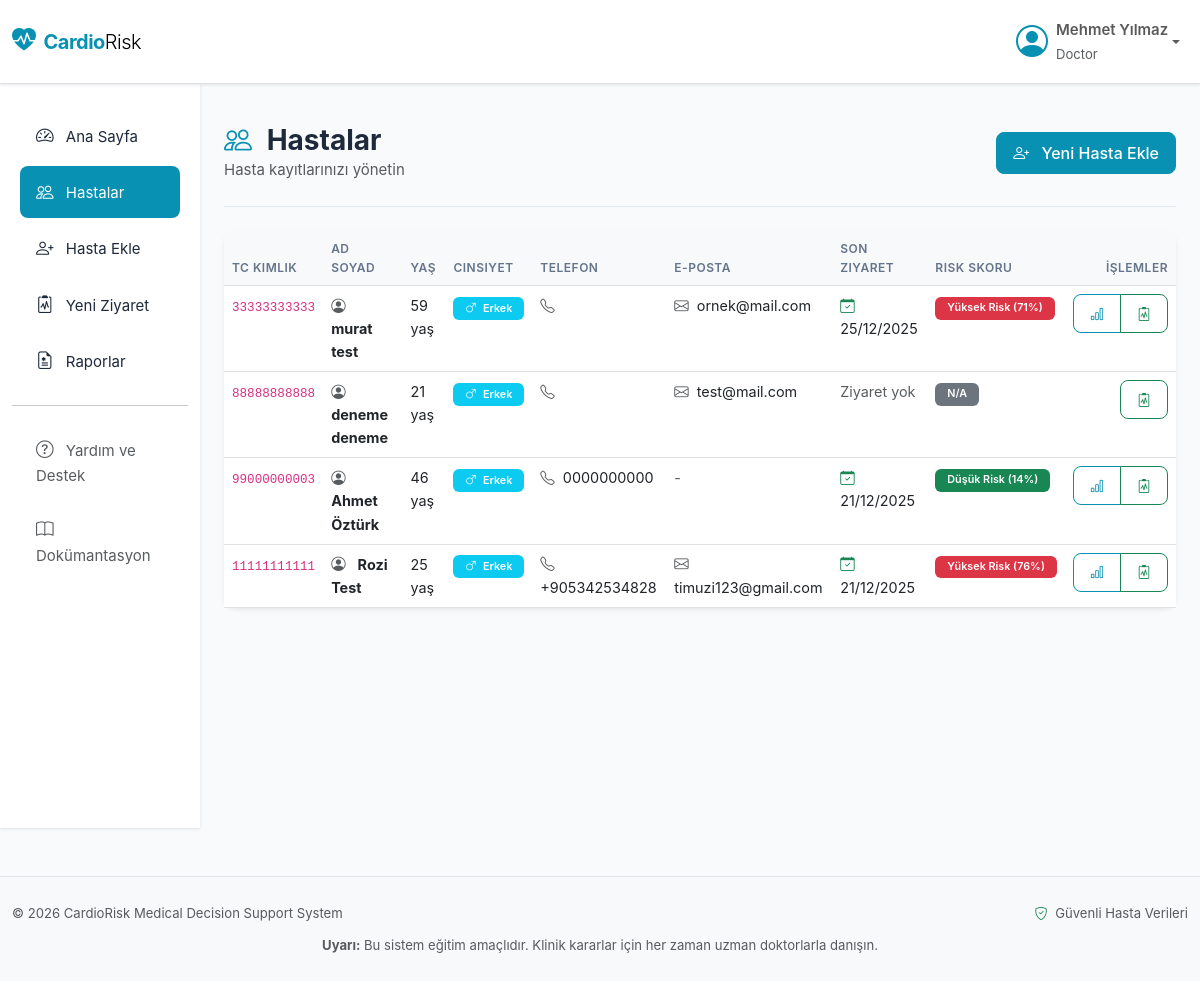
Screenshot of /CardioRisk/modules/patients.php (signed in) with the database file from the repository.
### tables this page shows
CREATE TABLE `patients` (
  `id` int NOT NULL,
  `doctor_id` int NOT NULL,
  `user_id` int DEFAULT NULL,
  `tc_identity` varchar(11) NOT NULL,
  `full_name` varchar(100) NOT NULL,
  `birth_date` date NOT NULL,
  `gender` enum('male','female') NOT NULL,
  `phone` varchar(20) DEFAULT NULL,
  `email` varchar(100) DEFAULT NULL,
  `created_at` timestamp NULL DEFAULT CURRENT_TIMESTAMP,
  `blood_type` varchar(5) DEFAULT NULL,
  `height` int DEFAULT NULL,
  `weight` int DEFAULT NULL,
  `emergency_contact_name` varchar(100) DEFAULT NULL,
  `emergency_contact_phone` varchar(20) DEFAULT NULL,
  `profile_image` varchar(255) DEFAULT NULL
);

### CardioRisk/modules/patients.php (the view, shortened to what this page needs)
<?php
require_once __DIR__ . '/../config/functions.php';
$db = getDB();
$sql = "SELECT
            p.*,
            (SELECT calculated_risk_score
             FROM visits
             WHERE patient_id = p.id
             ORDER BY visit_date DESC LIMIT 1) as latest_risk_score,
            (SELECT visit_date
             FROM visits
             WHERE patient_id = p.id
             ORDER BY visit_date DESC LIMIT 1) as latest_visit_date
        FROM patients p
        ORDER BY p.created_at DESC";
$stmt = $db->prepare($sql);
$stmt->execute();
$patients = $stmt->fetchAll();
include __DIR__ . '/../includes/header.php';
include __DIR__ . '/../includes/sidebar.php';
?>
<div class="page-header py-4">
    <div class="d-flex justify-content-between align-items-center">
        <div>
            <h1 class="h3 mb-0 fw-bold">
                <i class="bi bi-people text-primary me-2"></i>
                Hastalar
            </h1>
            <p class="text-muted mb-0">Hasta kayıtlarınızı yönetin</p>
        </div>
        <div>
            <a href="add_patient.php" class="btn btn-primary">
                <i class="bi bi-person-plus me-2"></i>
                Yeni Hasta Ekle
            </a>
        </div>
    </div>
</div>
<div class="row">
    <div class="col-12">
        <div class="card border-0 shadow-sm">
            <div class="card-body p-0">
                <?php if (count($patients) > 0): ?>
                <div class="table-responsive">
                    <table class="table table-hover mb-0" id="patientsTable">
                        <thead class="table-light">
                            <tr>
                                <th>TC Kimlik</th>
                                <th>Ad Soyad</th>
                                <th>Yaş</th>
                                <th>Cinsiyet</th>
                                <th>Telefon</th>
                                <th>E-posta</th>
                                <th>Son Ziyaret</th>
                                <th>Risk Skoru</th>
                                <th class="text-end">İşlemler</th>
                            </tr>
                        </thead>
                        <tbody>
                            <?php foreach ($patients as $patient): ?>
                            <tr>
                                <td>
                                    <code><?php echo htmlspecialchars($patient['tc_identity']); ?></code>
                                </td>
                                <td>
                                    <i class="bi bi-person-circle text-muted me-2"></i>
                                    <strong><?php echo htmlspecialchars($patient['full_name']); ?></strong>
                                </td>
                                <td>
                                    <?php echo calculateAge($patient['birth_date']); ?> yaş
                                </td>
                                <td>
                                    <span class="badge bg-<?php echo $patient['gender'] === 'male' ? 'info' : 'pink'; ?>">
                                        <i class="bi bi-<?php echo $patient['gender'] === 'male' ? 'gender-male' : 'gender-female'; ?> me-1"></i>
                                        <?php echo $patient['gender'] === 'male' ? 'Erkek' : 'Kadın'; ?>
                                    </span>
                                </td>
                                <td>
                                    <i class="bi bi-telephone text-muted me-1"></i>
                                    <?php echo htmlspecialchars($patient['phone']); ?>
                                </td>
                                <td>
                                    <?php if (!empty($patient['email'])): ?>
                                    <i class="bi bi-envelope text-muted me-1"></i>
                                    <?php echo htmlspecialchars($patient['email']); ?>
                                    <?php else: ?>
                                    <span class="text-muted">-</span>
                                    <?php endif; ?>
                                </td>
                                <td>
                                    <?php if ($patient['latest_visit_date']): ?>
                                        <i class="bi bi-calendar-check text-success me-1"></i>
                                        <?php echo formatDate($patient['latest_visit_date']); ?>
                                    <?php else: ?>
                                        <span class="text-muted">Ziyaret yok</span>
                                    <?php endif; ?>
                                </td>
                                <td>
                                    <?php if ($patient['latest_risk_score'] !== null): ?>
                                        <?php echo getRiskBadge($patient['latest_risk_score']); ?>
                                    <?php else: ?>
                                        <span class="badge bg-secondary">N/A</span>
                                    <?php endif; ?>
                                </td>
                                <td class="text-end">
                                    <div class="btn-group btn-group-sm">
                                        <?php if ($patient['latest_risk_score'] !== null): ?>
                                        <a href="patient_detail.php?id=<?php echo $patient['id']; ?>"
                                           class="btn btn-outline-primary"
                                           title="Analiz Görüntüle">
                                            <i class="bi bi-bar-chart"></i>
                                        </a>
                                        <?php endif; ?>
                                        <a href="new_visit.php?patient_id=<?php echo $patient['id']; ?>"
                                           class="btn btn-outline-success"
                                           title="Yeni Ziyaret">
                                            <i class="bi bi-clipboard2-pulse"></i>
                                        </a>
                                    </div>
                                </td>
                            </tr>
                            <?php endforeach; ?>
                        </tbody>
                    </table>
                </div>
                <?php endif; ?>
            </div>
        </div>
    </div>
</div>
<?php include __DIR__ . '/../includes/footer.php'; ?>

### CardioRisk/config/functions.php (shortened to what this page needs)
<?php
function formatDate($date, $format = 'd/m/Y') {
    try {
        $dateObj = new DateTime($date);
        return $dateObj->format($format);
    } catch (Exception $e) {
        return $date;
    }
}
function calculateAge($birth_date) {
    try {
        $birth = new DateTime($birth_date);
        $today = new DateTime();
        $age = $today->diff($birth)->y;
        return $age;
    } catch (Exception $e) {
        return 0;
    }
}
function getRiskBadge($risk_score) {
    if ($risk_score <= 33) {
        $level = 'Düşük';
        $class = 'success';
    } elseif ($risk_score <= 66) {
        $level = 'Orta';
        $class = 'warning';
    } else {
        $level = 'Yüksek';
        $class = 'danger';
    }
    return "<span class='badge bg-{$class}'>{$level} Risk ({$risk_score}%)</span>";
}
?>

### CardioRisk/assets/css/style.css (style rules this page uses)
:root { --primary: #0891B2; --primary-light: #06B6D4; --primary-dark: #0E7490; --success: #10B981; --warning: #F59E0B; --danger: #EF4444; --info: #3B82F6; --bg-light: #F8FAFC; --bg-white: #FFFFFF; --text-dark: #1E293B; --text-muted: #64748B; --border-color: #E2E8F0; --shadow-sm: 0 1px 2px 0 rgba(0, 0, 0, 0.05); --shadow: 0 1px 3px 0 rgba(0, 0, 0, 0.1); --shadow-md: 0 4px 6px -1px rgba(0, 0, 0, 0.1); --shadow-lg: 0 10px 15px -3px rgba(0, 0, 0, 0.1); }
body { font-family: -apple-system, BlinkMacSystemFont, 'Segoe UI', Roboto, 'Helvetica Neue', Arial, sans-serif; background-color: var(--bg-light); color: var(--text-dark); font-size: 15px; line-height: 1.6; }
.page-header { border-bottom: 1px solid var(--border-color); margin-bottom: 1.5rem; }
.card { border-radius: 0.75rem; transition: transform 0.2s ease, box-shadow 0.2s ease; }
.btn { border-radius: 0.5rem; font-weight: 500; padding: 0.5rem 1rem; transition: all 0.2s ease; }
.btn-primary { background-color: var(--primary); border-color: var(--primary); }
.btn-outline-primary { color: var(--primary); border-color: var(--primary); }
.badge { font-weight: 600; padding: 0.375rem 0.75rem; border-radius: 0.375rem; }
.table { font-size: 0.9rem; }
.table thead th { border-top: none; font-weight: 600; text-transform: uppercase; font-size: 0.75rem; letter-spacing: 0.5px; color: var(--text-muted); }
.text-primary { color: var(--primary) !important; }

### rows the page displays
patients: tc_identity "33333333333", full_name "murat test", birth_date "59", gender "Erkek", email "ornek@mail.com", latest_visit_date "25/12/2025", level "Yüksek", risk_score "71"
patients: tc_identity "88888888888", full_name "deneme deneme", birth_date "21", gender "Erkek", email "test@mail.com", shows "Ziyaret yok", shows "N/A"
patients: tc_identity "99000000003", full_name "Ahmet Öztürk", birth_date "46", gender "Erkek", phone "0000000000", latest_visit_date "21/12/2025", level "Düşük", risk_score "14"
patients: tc_identity "11111111111", full_name "Rozi Test", birth_date "25", gender "Erkek", phone "+905342534828", email "timuzi123@gmail.com", latest_visit_date "21/12/2025", level "Yüksek", risk_score "76"

### other values shown
$userName "Mehmet Yılmaz"
$userRole "Doctor"
$item['title'] "Ana Sayfa"
$item['title'] "Hastalar"
$item['title'] "Hasta Ekle"
$item['title'] "Yeni Ziyaret"
$item['title'] "Raporlar"
